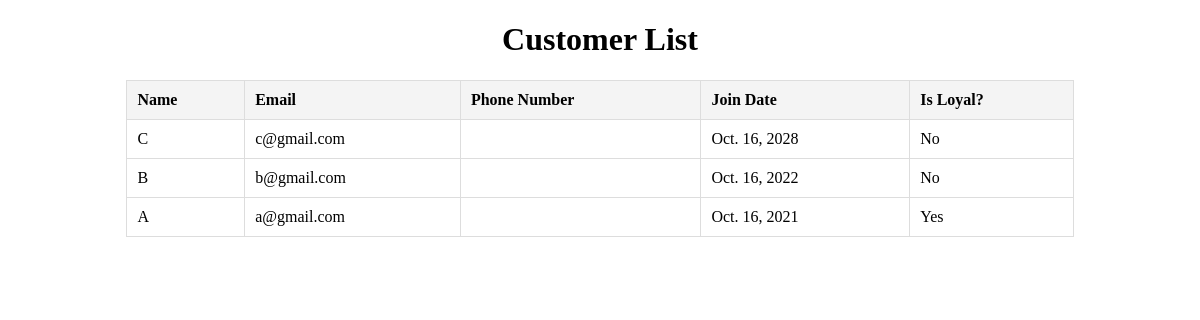
/people/customers/, run on the app's committed database.
### people/models.py (models this page shows, shortened)
class Person(models.Model):
    name = models.CharField(max_length=100)
    email = models.EmailField(unique=True)
    phone_num = models.CharField(max_length=100)
    date_of_birth = models.DateField()
    class Meta:
        abstract = True

class Customer(Person):
    customer_id = models.CharField(max_length=10, unique=True)
    join_date = models.DateField()

### people/views.py (the view)
# urls.py: path("customers/", views.CustomerListView.as_view(), name='customer_list'),
class CustomerListView(ListView):
    model = CustomerProxy
    template_name = 'people/customer_list.html'
    context_object_name = 'customers'

### people/models.py (called while the page is built)
    def is_loyal(self):
        from datetime import date
        return (date.today() - self.join_date).days > 3 * 365

### people/templates/people/customer_list.html (shortened to what this page needs)
<!DOCTYPE html>
<html lang="en">
<head>
</head>
<body>
    <h1 style="text-align: center;">Customer List</h1>
    <table>
        <thead>
            <tr>
                <th>Name</th>
                <th>Email</th>
                <th>Phone Number</th>
                <th>Join Date</th>
                <th>Is Loyal?</th>
            </tr>
        </thead>
        <tbody>
            {% for customer in customers %}
            <tr>
                <td>{{ customer.name }}</td>
                <td>{{ customer.email }}</td>
                <td>{{ customer.phone_number }}</td>
                <td>{{ customer.join_date }}</td>
                <td>{% if customer.is_loyal %}Yes{% else %}No{% endif %}</td>
            </tr>
            {% endfor %}
        </tbody>
    </table>
</body>
</html>

### people/templates/people/customer_list.html (style rules this page uses)
table { width: 80%; margin: 0 auto; border-collapse: collapse; }
th, td { padding: 10px; text-align: left; border: 1px solid #ddd; }
th { background-color: #f4f4f4; }

### data on the page
Customer: name "C", email "c@gmail.com", join_date "Oct. 16, 2028", shows "No"
Customer: name "B", email "b@gmail.com", join_date "Oct. 16, 2022", shows "No"
Customer: name "A", email "a@gmail.com", join_date "Oct. 16, 2021", shows "Yes"
